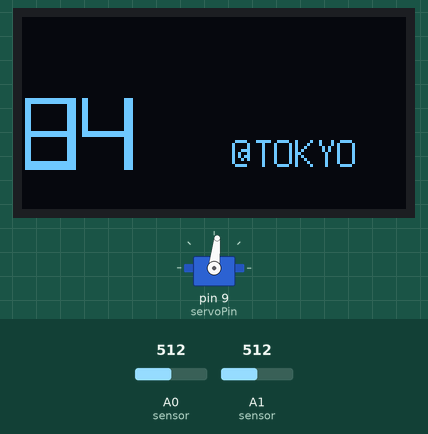
This sketch was run on a simulated Arduino Uno, built with avr-gcc and run on an emulated ATmega328P. On the bench: servo, 128×64 one-colour display. Inputs (shaded band) come from the test bench; at power-on: A1 (sensor) = 512, A0 (sensor) = 512. What the sketch prints to the serial monitor is not drawn.

Above: at 1.3 s.
1.4 s: A1 (sensor) set to 533
At 1.9 s:
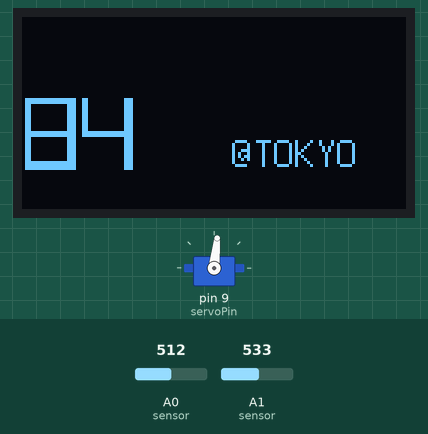
2.9 s: A0 (sensor) set to 537
At 5.9 s:
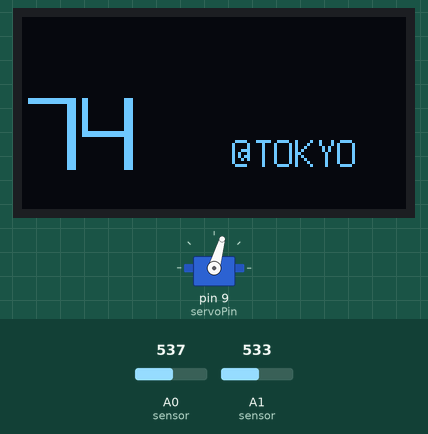
6.0 s: A1 (sensor) set to 572
At 6.9 s:
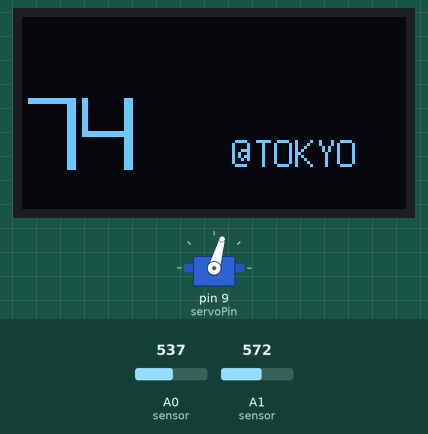
7.5 s: A1 (sensor) set to 606
At 8.1 s:
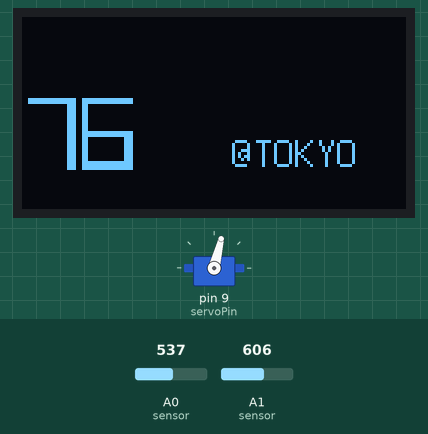
10.3 s: A0 (sensor) set to 716
At 17.5 s:
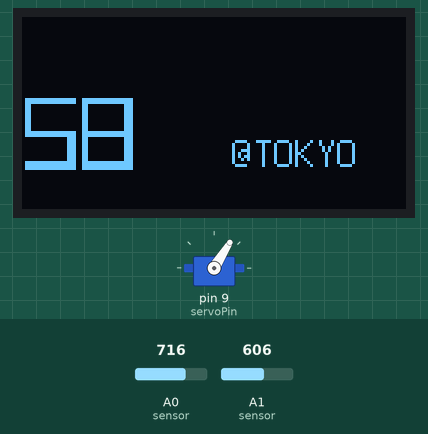
Timing chart, 0 to 18.6 s (numbered marks = the images above; inputs shaded):
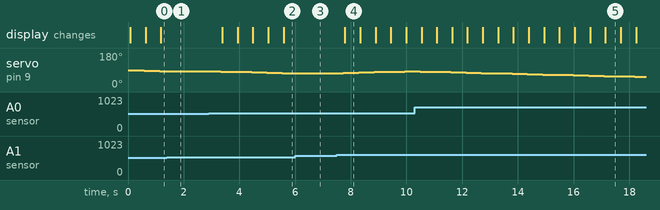

The sketch:

2_lightsensors_display.ino
```cpp
#include <Servo.h>
#include <Arduino.h>
#include <U8g2lib.h>

#ifdef U8X8_HAVE_HW_SPI
#include <SPI.h>
#endif
#ifdef U8X8_HAVE_HW_I2C
#include <Wire.h>
#endif

#define servoPin  9
#define setFont_L u8g_font_timB14
#define setFont_M u8g_font_9x15
#define setFont_S u8g_font_fixed_v0r

U8G2_SSD1306_128X64_NONAME_F_HW_I2C u8g2(U8G2_R0);


/*
  font:
  u8g_font_timB18
  u8g_font_timB14
  u8g_font_timB10
  u8g_font_5x7
  u8g_font_6x10
  u8g_font_7x13
  u8g_font_9x15
  u8g_font_unifont
  u8g_font_fixed_v0r
  u8g_font_chikitar
  number:
  u8g_font_freedoomr25n
*/

int servoval = 90;
Servo myservo;


/*void draw(void) {
  // graphic commands to redraw the complete screen should be placed here
  u8g.setFont(setFont_L);
  u8g.setPrintPos(0, 30);
  u8g.print(servoval);
/*
  u8g.setFont(setFont_M);
  u8g.setPrintPos(0, 50);
  u8g.print("Font_M:0123");

  u8g.setFont(setFont_S);
  u8g.setPrintPos(0, 60);
  u8g.print("Font_S:0123");
  */


void setup()
{
  //int servoval = 90;

  Serial.begin(9600); // open serial port, set the baud rate to 9600 bps
  myservo.attach(servoPin);

  u8g2.begin();
  u8g2.enableUTF8Print();

}


void loop()
{
      int val1;
      int val2;


      //float x = val1-val2;

      val1=analogRead(A0);   //connect grayscale sensor to Analog 0
      val2=analogRead(A1);   //connect grayscale sensor to Analog 0

      int lightval = val1 - val2 + 30 ;
      if (lightval < -20) {
        if (servoval < 180 && servoval > 0) {
          servoval+=2;
        } else if (servoval = 180){
          servoval = 178;
        }
} else if (lightval > 20) {
        if (servoval < 180 && servoval > 0) {
          servoval-=2;
        } }

        myservo.write(servoval);


      Serial.print(val1);//print the value to serial
      Serial.print("&&");//print the value to serial
      Serial.print(val2);//print the value to serial
      Serial.print("==");//print the value to serial
      Serial.print(lightval);//print the value to serial
      Serial.print("  ");//print the value to serial
      Serial.println(servoval);//print the value to serial

      u8g2.setFont(u8g2_font_freedoomr25_tn);  // use chinese2 for all the glyphs of "你好世界"
      u8g2.setFontDirection(0);
      u8g2.clearBuffer();
      u8g2.setFontPosCenter();
      u8g2.setCursor(0, 40);
      u8g2.print(servoval);
      u8g2.setCursor(70, 47);
      u8g2.setFont(u8g2_font_7x13_me);
      u8g2.print("@TOKYO");   // Chinese "Hello World"
      u8g2.sendBuffer();
      delay(500);
}
```

Measured:
- after the input at 1.4 s, servo on pin 9 (servoPin): stays 84° (without the input it goes to 82° after 0.28 s)
- after the input at 2.9 s, servo on pin 9 (servoPin): moves from 84° to 74° over 2.2 s, starting after 0.44 s; the display: first changes after 0.49 s (image 2 shows a later state)
- after the input at 6.0 s, servo on pin 9 (servoPin): stays 74° (without the input it goes to 72° after 0.09 s)
- after the input at 7.5 s, servo on pin 9 (servoPin): moves from 74° to 84° over 2.2 s, starting after 0.24 s; the display: changes after 0.29 s (image 4)
- what the display in image 4 shows lasts 0.5 s, from 7.8 s to 8.3 s
- what the display in image 5 shows lasts 0.6 s, from 17.1 s to 17.7 s
